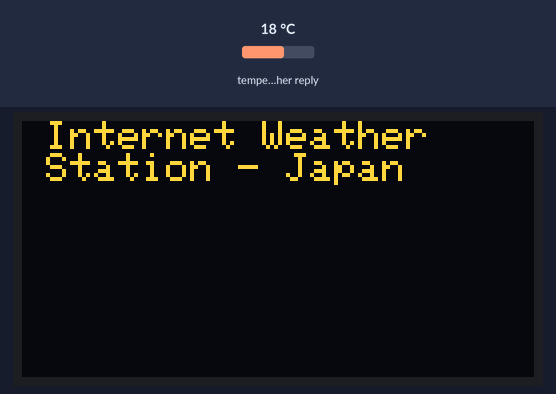
Recording of a sketch running on a simulated ESP8266 (NodeMCU). On the bench: 128×64 one-colour display. The inputs (shaded band) are chosen by the test bench; at power-on: temperature in the weather reply 18 °C. The OLED is the two-colour kind (top 16 rows yellow); WiFi joins after 1.5 s; servers stay silent unless stated; web services answer with replies made up by the test bench; what the sketch prints to the serial monitor is not drawn.

Above: at 3.6 s.
At 10.9 s:
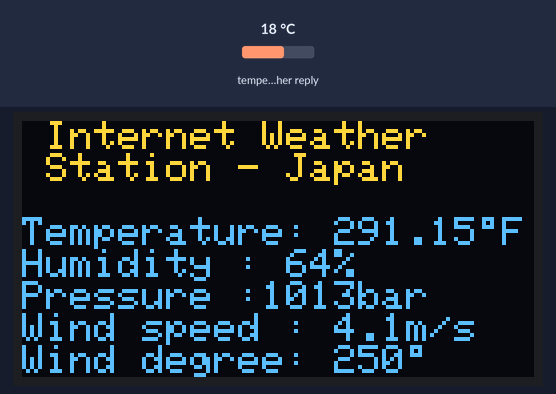
11.0 s: temperature in the weather reply set to -14 °C
At 21.0 s:
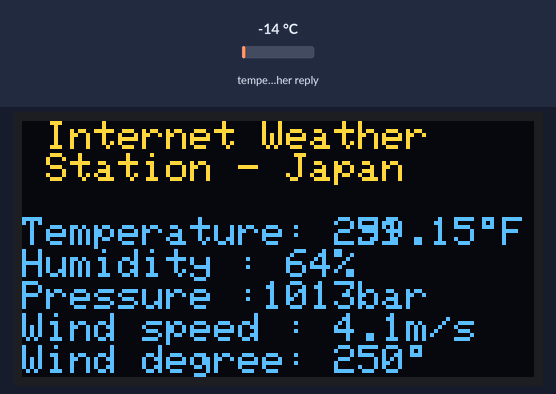
22.1 s: temperature in the weather reply set to -1 °C
42.6 s: temperature in the weather reply set to 14 °C
Timing chart, 0 to 45.6 s (numbered marks = the images above; inputs shaded):
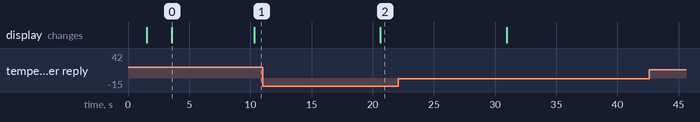

The sketch:

ep_10.ino
```cpp
#include <ESP8266WiFi.h>
#include <ESP8266HTTPClient.h>
#include <WiFiClient.h>
#include <Arduino_JSON.h>
#include <SPI.h>
#include <Wire.h>
#include <Adafruit_GFX.h>
#include <Adafruit_SSD1306.h>


#define SCREEN_WIDTH 128 // OLED display width, in pixels
#define SCREEN_HEIGHT 64 // OLED display height, in pixels


const char* ssid = "zen----";
const char* password = "0874141---";


// Your Domain name with URL path or IP address with path
String openWeatherMapApiKey = "8b4559c191f77d4f81596fc0d7e2----";
// Example:
//String openWeatherMapApiKey = "bd939aa3d23ff33d3c8f5dd1dd4";


// Replace with your country code and city
String city = "Tokyo";
String countryCode = "JP";


// THE DEFAULT TIMER IS SET TO 10 SECONDS FOR TESTING PURPOSES
// For a final application, check the API call limits per hour/minute to avoid getting blocked/banned
unsigned long lastTime = 0;
// Timer set to 10 minutes (600000)
//unsigned long timerDelay = 600000;
// Set timer to 10 seconds (10000)
unsigned long timerDelay = 10000;


String jsonBuffer;


#define OLED_RESET -1 // Reset pin # (or -1 if sharing Arduino reset pin)
#define SCREEN_ADDRESS 0x3C ///< See datasheet for Address; 0x3D for 128x64, 0x3C for 128x32
Adafruit_SSD1306 display(SCREEN_WIDTH, SCREEN_HEIGHT, &Wire, OLED_RESET);


float temp,pressure,wind_speed;
int humidity,wind_degree;


void setup() {
Serial.begin(115200);


WiFi.begin(ssid, password);
Serial.println("Connecting");
while(WiFi.status() != WL_CONNECTED) {
delay(500);
Serial.print(".");
}
Serial.println("");
Serial.print("Connected to WiFi network with IP Address: ");
Serial.println(WiFi.localIP());

Serial.println("Timer set to 10 seconds (timerDelay variable), it will take 10 seconds before publishing the first reading.");


if(!display.begin(SSD1306_SWITCHCAPVCC, 0x3C)) { // Address 0x3D for 128x64
Serial.println(F("SSD1306 allocation failed"));
for(;;);
}
Wire.setClock(400000L); // set I2C clock to 400kHz
delay(2000);
display.clearDisplay();


display.setTextSize(1);
display.setTextColor(WHITE);
display.setCursor(0, 0);
display.println(" Internet Weather");
display.print(" Station - Japan");
display.display();
}


void loop() {
// Send an HTTP GET request
if ((millis() - lastTime) > timerDelay) {
// Check WiFi connection status
if(WiFi.status()== WL_CONNECTED){
String serverPath = "http://api.openweathermap.org/data/2.5/weather?q=" + city + "," + countryCode + "&APPID=" + openWeatherMapApiKey;

jsonBuffer = httpGETRequest(serverPath.c_str());
Serial.println(jsonBuffer);
JSONVar myObject = JSON.parse(jsonBuffer);

// JSON.typeof(jsonVar) can be used to get the type of the var
if (JSON.typeof(myObject) == "undefined") {
Serial.println("Parsing input failed!");
return;
}


Serial.print("JSON object = ");
Serial.println(myObject);
Serial.print("Temperature: ");
Serial.println(myObject["main"]["temp"]);
Serial.print("Pressure: ");
Serial.println(myObject["main"]["pressure"]);
Serial.print("Humidity: ");
Serial.println(myObject["main"]["humidity"]);
Serial.print("Wind Speed: ");
Serial.println(myObject["wind"]["speed"]);
Serial.println("\n");


/* temp = myObject["main"]["temp"] - 273.15; // get temperature in °C
humidity = myObject["main"]["humidity"]; // get humidity in %
pressure = myObject["main"]["pressure"] /// 1000; // get pressure in bar
wind_speed = myObject["wind"]["speed"]; // get wind speed in m/s
wind_degree = myObject["wind"]["deg"]; // get wind degree in °
*/
display.setCursor(0, 24);
display.print("Temperature: "); //
display.print(myObject["main"]["temp"]);
display.print(" F");
display.print("Humidity : ");
display.print(myObject["main"]["humidity"]);
display.println("%");
display.print("Pressure :");
display.print(myObject["main"]["pressure"]);
display.println("bar");
display.print("Wind speed : ");
display.print(myObject["wind"]["speed"]);
display.println("m/s");
display.printf("Wind degree: ");
display.println(myObject["wind"]["deg"]);

display.drawRect(115, 24, 3, 3, WHITE); // put degree symbol ( ° )
display.drawRect(97, 56, 3, 3, WHITE);
display.display();
}
else {
Serial.println("WiFi Disconnected");
}
lastTime = millis();
}
}


String httpGETRequest(const char* serverName) {
WiFiClient client;
HTTPClient http;

// Your IP address with path or Domain name with URL path
http.begin(client, serverName);

// Send HTTP POST request
int httpResponseCode = http.GET();

String payload = "{}";

if (httpResponseCode>0) {
Serial.print("HTTP Response code: ");
Serial.println(httpResponseCode);
payload = http.getString();
}
else {
Serial.print("Error code: ");
Serial.println(httpResponseCode);
}
// Free resources
http.end();


return payload;
}
```

Measured:
- after the input at 11.0 s, the display: changes after 9.6 s (image 2)
- what the display in image 0 shows lasts 6.7 s, from 3.6 s to 10.3 s
